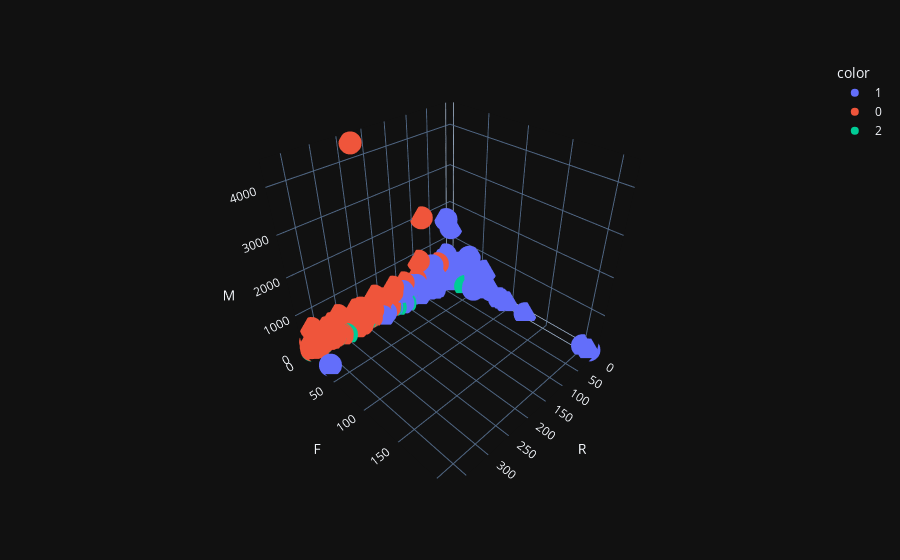

Notebook source saved alongside this figure:
### Code cell
px.scatter_3d(df_rfm, x='R', y='F', z='M', color = kmeans_labels.astype(str), template = 'plotly_dark')

### Figure 1 — Plotly figure (JSON) as saved in the notebook; plotly's stock layout.template omitted (floating-point values rounded to 4 significant figures; data arrays with more than 128 entries replaced by an {"elided": "..."} marker saying what was removed)
{"data": [{"hovertemplate": "color=1<br>R=%{x}<br>F=%{y}<br>M=%{z}<extra></extra>", "legendgroup": "1", "marker": {"color": "#636efa", "symbol": "circle"}, "mode": "markers", "name": "1", "scene": "scene", "showlegend": true, "type": "scatter3d", "x": {"elided": "1694 int values"}, "y": {"elided": "1694 int values"}, "z": {"elided": "1694 float values"}}, {"hovertemplate": "color=0<br>R=%{x}<br>F=%{y}<br>M=%{z}<extra></extra>", "legendgroup": "0", "marker": {"color": "#EF553B", "symbol": "circle"}, "mode": "markers", "name": "0", "scene": "scene", "showlegend": true, "type": "scatter3d", "x": {"elided": "1849 int values"}, "y": {"elided": "1849 int values"}, "z": {"elided": "1849 float values"}}, {"hovertemplate": "color=2<br>R=%{x}<br>F=%{y}<br>M=%{z}<extra></extra>", "legendgroup": "2", "marker": {"color": "#00cc96", "symbol": "circle"}, "mode": "markers", "name": "2", "scene": "scene", "showlegend": true, "type": "scatter3d", "x": {"elided": "787 int values"}, "y": {"elided": "787 int values"}, "z": {"elided": "787 float values"}}], "layout": {"legend": {"title": {"text": "color"}, "tracegroupgap": 0}, "margin": {"t": 60}, "scene": {"domain": {"x": [0, 1], "y": [0, 1]}, "xaxis": {"title": {"text": "R"}}, "yaxis": {"title": {"text": "F"}}, "zaxis": {"title": {"text": "M"}}}}}
